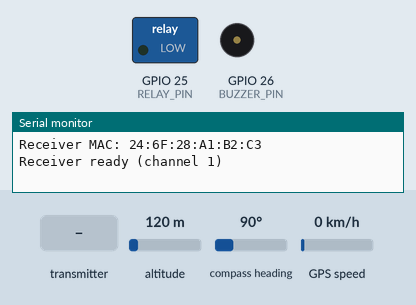
Bench run of a sketch on a simulated ESP32. Parts: switched loads named in the sketch (green lamp = pin HIGH), buzzer (waves = sounding, pin HIGH), the last lines printed to the serial monitor. Inputs (shaded band) come from the test bench; at power-on: altitude 120 m, compass heading 90°, GPS speed 0 km/h. WiFi joins after 1.5 s; servers stay silent unless stated; the GPS gets a fix after 3 s at 37.7749, -122.4194 with 8 satellites.

Above: at 1.3 s.
1.4 s: the transmitter starts sending helmetWorn = 1
At 2.5 s:
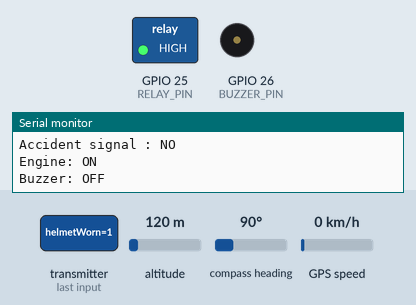
3.4 s: the transmitter starts sending sleep = 1
At 3.7 s:
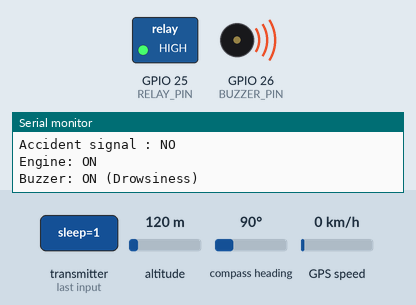
4.9 s: the transmitter starts sending alcohol = 1
At 6.1 s:
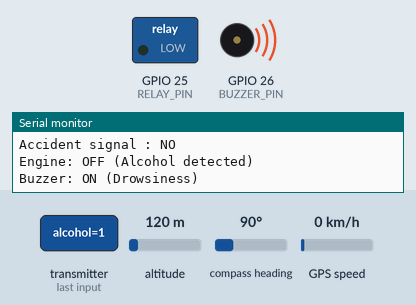
Timing chart, 0 to 7.9 s (numbered marks = the images above; inputs shaded):
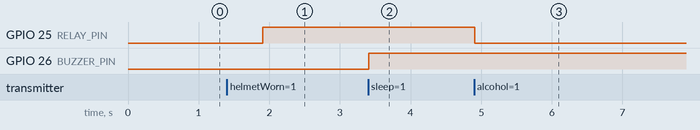

Measured:
- after the input at 1.4 s, GPIO 25 (RELAY_PIN): LOW → HIGH after 0.51 s
- after the input at 3.4 s, GPIO 26 (BUZZER_PIN): LOW → HIGH at once
- after the input at 4.9 s, GPIO 25 (RELAY_PIN): HIGH → LOW at once

The sketch:

final_receiver.ino
```cpp
#include <WiFi.h>
#include <esp_now.h>
#include <esp_wifi.h>
#include <TinyGPSPlus.h>
#include <HTTPClient.h>
#include "base64.h"

#define RELAY_PIN   25
#define BUZZER_PIN  26
#define GPS_RX      16
#define GPS_TX      17

#define ACC_CONFIRM_TIME 800
#define HELMET_DEBOUNCE_TIME 300

/* ================= WIFI FOR TWILIO ================= */
const char* ssid = "lohi";
const char* password = "pranavi24";

/* ================= TWILIO CONFIG ================= */
const char* account_sid = "AC876b419b0c121adb0f3e39780d8e9f17";
const char* auth_token  = "4074950f50b3002ca53d4992ede7e7b9";

String fromNumber = "+19893680062";

/* ===== MULTIPLE RECEIVER NUMBERS ===== */
String toNumbers[] = {
  "+917675856779",
  "+919542943919",
  "+917093929388"
};

const int totalNumbers = sizeof(toNumbers) / sizeof(toNumbers[0]);

/* ================= GPS ================= */
HardwareSerial gpsSerial(2);
TinyGPSPlus gps;

/* ================= DATA STRUCTURE ================= */
typedef struct struct_message {
  bool helmetWorn;
  bool alcohol;
  bool sleep;
  bool accident;
} struct_message;

struct_message incomingData;

/* ================= STATE VARIABLES ================= */
bool accidentConfirmed = false;
bool accidentTimerRunning = false;
bool locationSent = false;
unsigned long accidentStartTime = 0;

bool stableHelmetWorn = false;
bool lastHelmetRead = false;
unsigned long helmetChangeTime = 0;

/* ================= SMS FUNCTION ================= */
void sendSMS(double lat, double lon) {

  Serial.println("Connecting to WiFi for SMS...");
  WiFi.begin(ssid, password);

  unsigned long start = millis();
  while (WiFi.status() != WL_CONNECTED && millis() - start < 10000) {
    delay(500);
    Serial.print(".");
  }
  Serial.println();

  if (WiFi.status() == WL_CONNECTED) {

    for (int i = 0; i < totalNumbers; i++) {

      HTTPClient http;

      String url = "https://api.twilio.com/2010-04-01/Accounts/" +
                   String(account_sid) + "/Messages.json";

      http.begin(url);

      String auth = String(account_sid) + ":" + String(auth_token);
      String encodedAuth = base64::encode(auth);

      http.addHeader("Authorization", "Basic " + encodedAuth);
      http.addHeader("Content-Type", "application/x-www-form-urlencoded");

      String mapsLink = "https://www.google.com/maps?q=" +
                        String(lat, 6) + "," +
                        String(lon, 6);

      String messageBody =
         "Accident+Detected%21"
         "%0ALocation%3A+" + mapsLink;

      String postData =
        "To=" + toNumbers[i] +
        "&From=" + fromNumber +
        "&Body=" + messageBody;

      int code = http.POST(postData);

      Serial.print("SMS to ");
      Serial.print(toNumbers[i]);
      Serial.print(" | HTTP code: ");
      Serial.println(code);

      http.end();
      delay(3000); // delay between messages
    }

  } else {
    Serial.println("WiFi failed. SMS not sent.");
  }

  /* Return to ESP-NOW mode */
  WiFi.disconnect(true);
  delay(100);
  esp_wifi_set_channel(1, WIFI_SECOND_CHAN_NONE);
  Serial.println("Returned to ESP-NOW mode");
}

/* ================= RECEIVE CALLBACK ================= */
void onDataRecv(const uint8_t *mac,
                const uint8_t *incomingDataRaw,
                int len) {

  if (len != sizeof(incomingData)) return;
  memcpy(&incomingData, incomingDataRaw, sizeof(incomingData));

  Serial.println("\n====== RECEIVED DATA ======");
  Serial.print("Helmet worn     : ");
  Serial.println(incomingData.helmetWorn ? "YES" : "NO");

  Serial.print("Alcohol detected: ");
  Serial.println(incomingData.alcohol ? "YES" : "NO");

  Serial.print("Eye closed long : ");
  Serial.println(incomingData.sleep ? "YES" : "NO");

  Serial.print("Accident signal : ");
  Serial.println(incomingData.accident ? "YES" : "NO");

  /* Helmet debounce */
  bool currentHelmetRead = incomingData.helmetWorn;
  if (currentHelmetRead != lastHelmetRead) {
    helmetChangeTime = millis();
    lastHelmetRead = currentHelmetRead;
  }
  if (millis() - helmetChangeTime >= HELMET_DEBOUNCE_TIME) {
    stableHelmetWorn = currentHelmetRead;
  }

  /* Accident confirmation */
  if (incomingData.accident && !accidentConfirmed) {
    if (!accidentTimerRunning) {
      accidentStartTime = millis();
      accidentTimerRunning = true;
    }

    if (millis() - accidentStartTime >= ACC_CONFIRM_TIME) {
      accidentConfirmed = true;
      accidentTimerRunning = false;
      locationSent = false;
      Serial.println("Accident confirmed");
    }
  }

  /* Reset after accident */
  if (!incomingData.accident && accidentConfirmed) {
    accidentConfirmed = false;
    accidentTimerRunning = false;
    accidentStartTime = 0;
    locationSent = false;
    Serial.println("System reset to normal");
  }

  /* ================= ENGINE CONTROL ================= */
  if (accidentConfirmed) {
    digitalWrite(RELAY_PIN, LOW);
    Serial.println("Engine: OFF (Accident)");
  }
  else if (!stableHelmetWorn) {
    digitalWrite(RELAY_PIN, LOW);
    Serial.println("Engine: OFF (Helmet not worn)");
  }
  else if (incomingData.alcohol) {
    digitalWrite(RELAY_PIN, LOW);
    Serial.println("Engine: OFF (Alcohol detected)");
  }
  else {
    digitalWrite(RELAY_PIN, HIGH);
    Serial.println("Engine: ON");
  }

  /* ================= BUZZER ================= */
  if (incomingData.sleep) {
    digitalWrite(BUZZER_PIN, HIGH);
    Serial.println("Buzzer: ON (Drowsiness)");
  } else {
    digitalWrite(BUZZER_PIN, LOW);
    Serial.println("Buzzer: OFF");
  }
}

/* ================= SETUP ================= */
void setup() {
  Serial.begin(115200);

  pinMode(RELAY_PIN, OUTPUT);
  pinMode(BUZZER_PIN, OUTPUT);

  digitalWrite(RELAY_PIN, LOW);
  digitalWrite(BUZZER_PIN, LOW);

  gpsSerial.begin(9600, SERIAL_8N1, GPS_RX, GPS_TX);

  WiFi.mode(WIFI_STA);
  WiFi.disconnect();
  delay(100);

  esp_wifi_set_channel(1, WIFI_SECOND_CHAN_NONE);

  Serial.print("Receiver MAC: ");
  Serial.println(WiFi.macAddress());

  if (esp_now_init() != ESP_OK) {
    Serial.println("ESP-NOW init failed");
    return;
  }

  esp_now_register_recv_cb(onDataRecv);
  Serial.println("Receiver ready (channel 1)");
}

/* ================= LOOP ================= */
void loop() {

  while (gpsSerial.available()) {
    gps.encode(gpsSerial.read());
  }

  /* Send SMS once after accident */
  if (accidentConfirmed && !locationSent && gps.location.isValid()) {

    double lat = gps.location.lat();
    double lon = gps.location.lng();

    Serial.println("\n=== ACCIDENT LOCATION ===");
    Serial.print("Latitude : ");
    Serial.println(lat, 6);
    Serial.print("Longitude: ");
    Serial.println(lon, 6);

    sendSMS(lat, lon);
    locationSent = true;
  }
}
```
